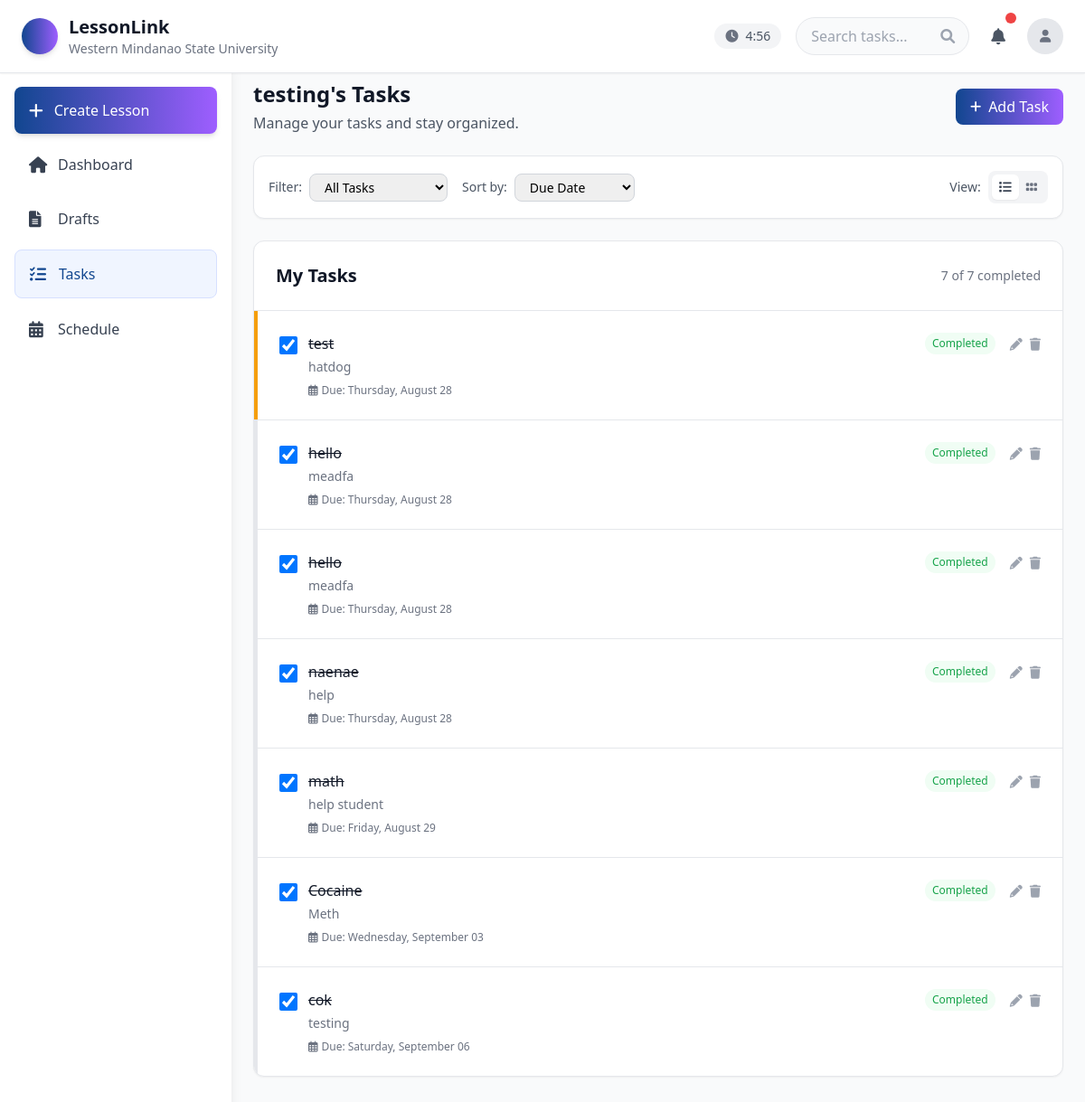
The app's page /task/ (signed in) with its own data.
### lesson/models.py (models this page shows, shortened)
class User(models.Model):
    ROLE = [
        ('Student Teacher', 'Student Teacher'),
        ('Teacher', 'Teacher'),
        ('Department Head', 'Department Head'),
    ]
    email = models.EmailField(unique=True)
    password = models.CharField(max_length=128)
    first_name = models.CharField(max_length=100)
    middle_name = models.CharField(max_length=100, blank=True, null=True)
    last_name = models.CharField(max_length=100)
    dob = models.DateField()
    role = models.CharField(max_length=100, choices=ROLE)
    rank = models.CharField(max_length=100)
    department = models.CharField(max_length=100)
    affiliations = models.TextField(blank=True, null=True)

class Task(models.Model):
    PRIORITY_CHOICES = [
        ('low', 'Low Priority'),
        ('medium', 'Medium Priority'),
        ('high', 'High Priority'),
    ]
    STATUS_CHOICES = [
        ('pending', 'Pending'),
        ('completed', 'Completed'),
    ]
    user = models.ForeignKey(User, on_delete=models.CASCADE)
    title = models.CharField(max_length=200)
    description = models.TextField(blank=True, null=True)
    priority = models.CharField(max_length=10, choices=PRIORITY_CHOICES, default='medium')
    status = models.CharField(max_length=10, choices=STATUS_CHOICES, default='pending')
    due_date = models.DateField(blank=True, null=True)
    due_time = models.TimeField(blank=True, null=True)
    created_at = models.DateTimeField(auto_now_add=True)
    updated_at = models.DateTimeField(auto_now=True)
    class Meta:
        ordering = ['-created_at']
    def display_due_date(self):
        if not self.due_date:
            return "No due date"
        due_date = self._get_date(self.due_date)
        today = timezone.now().date()
        tomorrow = today + timezone.timedelta(days=1)
        if due_date == today:
            return "Today"
        elif due_date == tomorrow:
            return "Tomorrow"
        else:
            return due_date.strftime('%A, %B %d')
    def display_due_datetime(self):
        if not self.due_date:
            return "No due date"
        due_date = self._get_date(self.due_date)
        date_str = self.display_due_date()
        if self.due_time:
            due_time = self._get_time(self.due_time)
            time_str = due_time.strftime('%I:%M %p')
            return f"{date_str}, {time_str}"
        return date_str
    def _get_date(self, value):
        if isinstance(value, str):
            return datetime.strptime(value, "%Y-%m-%d").date()
        return value

### lesson/views.py (the view)
# urls.py: path('task/', task, name='task'),
def task(request):
    user_id = request.session.get('user_id')
    if not user_id:
        messages.error(request, "Please log in to access tasks.")
        return redirect('login')
    try:
        user = User.objects.get(id=user_id)
        tasks = Task.objects.filter(user=user)
        filter_type = request.GET.get('filter', 'all')
        if filter_type == 'completed':
            tasks = tasks.filter(status='completed')
        elif filter_type == 'pending':
            tasks = tasks.filter(status='pending')
        elif filter_type in ['high', 'medium', 'low']:
            tasks = tasks.filter(priority=filter_type)
        sort_by = request.GET.get('sort', 'due-date')
        if sort_by == 'priority':
            priority_order = {'high': 0, 'medium': 1, 'low': 2}
            tasks = sorted(tasks, key=lambda x: priority_order[x.priority])
        elif sort_by == 'created':
            tasks = tasks.order_by('-created_at')
        elif sort_by == 'alphabetical':
            tasks = tasks.order_by('title')
        else:  # due-date (default)
            tasks = tasks.order_by('due_date', 'due_time')
        completed_count = Task.objects.filter(user=user, status='completed').count()
        total_count = Task.objects.filter(user=user).count()
        return render(request, 'task.html', {
            'user': user,
            'tasks': tasks,
            'completed_count': completed_count,
            'total_count': total_count,
            'current_filter': filter_type,
            'current_sort': sort_by
        })
    except User.DoesNotExist:
        messages.error(request, "User account not found. Please log in again.")
        if 'user_id' in request.session:
            del request.session['user_id']
        return redirect('login')

### lesson/templates/task.html (shortened to what this page needs)
{% load static %}
<!DOCTYPE html>
<html lang="en">
<head>
    <script src="https://cdn.tailwindcss.com"></script>
    <link href="https://cdnjs.cloudflare.com/ajax/libs/font-awesome/6.0.0/css/all.min.css" rel="stylesheet">
</head>
<body class="bg-gray-50 min-h-screen">
    <header class="bg-white shadow-sm border-b fixed top-0 left-0 right-0 z-40">
        <div class="flex items-center justify-between px-4 py-3 md:px-6 md:py-4">
            <div class="flex items-center space-x-2 md:space-x-3 flex-1 md:flex-none">
                <div class="w-8 h-8 md:w-10 md:h-10 bg-gradient-to-r from-[#11468F] to-[#9E5EFF] rounded-full shadow-md"></div>
                <div class="hidden sm:block">
                    <h1 class="text-lg md:text-xl font-bold text-gray-900">LessonLink</h1>
                    <p class="text-xs md:text-sm text-gray-500 hidden lg:block">Western Mindanao State University</p>
                </div>
            </div>
            <div class="flex items-center space-x-1 md:space-x-4">
                <div class="hidden md:flex items-center space-x-2 bg-gray-100 px-3 py-1 rounded-full">
                    <i class="fas fa-clock text-gray-500 text-sm"></i>
                    <span id="session-timer" class="text-sm text-gray-600">5:00</span>
                </div>
                <div class="relative hidden lg:block">
                    <input type="text" placeholder="Search tasks..."
                        class="w-48 xl:w-64 px-4 py-2 bg-gray-50 border border-gray-200 rounded-full focus:outline-none focus:ring-2 focus:ring-purple-500 focus:border-transparent transition-all">
                    <i class="fas fa-search absolute right-4 top-1/2 transform -translate-y-1/2 text-gray-400"></i>
                </div>
                <div class="relative">
                    <button id="notification-btn"
                        class="relative p-2 text-gray-600 hover:bg-gray-100 rounded-lg transition-colors">
                        <i class="fas fa-bell text-sm md:text-lg"></i>
                        <span id="notification-badge"
                            class="absolute -top-1 -right-1 w-2 h-2 md:w-3 md:h-3 bg-red-500 rounded-full hidden"></span>
                    </button>
                </div>
                <div class="relative">
                    <button id="profile-btn"
                        class="w-8 h-8 md:w-10 md:h-10 rounded-full bg-gray-200 flex items-center justify-center hover:bg-gray-300 transition-colors">
                        <i class="fas fa-user text-gray-500 text-xs md:text-sm"></i>
                    </button>
                </div>
            </div>
        </div>
    </header>
    <div class="flex pt-16">
        <aside id="sidebar"
            class="w-64 bg-white shadow-lg h-screen fixed md:static -translate-x-full md:translate-x-0 sidebar-transition z-30">
            <nav class="p-4 pt-8 space-y-2">
                <a href="{% url 'lesson_planner' %}"><button
                    class="w-full flex items-center space-x-3 px-4 py-3 bg-gradient-to-r from-[#11468F] to-[#9E5EFF] text-white rounded-lg hover:from-[#0d3a7a] hover:to-[#8c4de6] transition-all shadow-md text-sm md:text-base">
                    <i class="fas fa-plus text-sm md:text-lg"></i>
                    <span class="font-medium">Create Lesson</span>
                </button></a>
                <a href="{% url 'dashboard' %}"
                    class="flex items-center space-x-3 px-4 py-3 text-gray-700 hover:bg-[#f0f5ff] rounded-lg transition-colors group text-sm md:text-base">
                    <i class="fas fa-home text-sm md:text-lg w-5 group-hover:text-[#11468F] transition-colors"></i>
                    <span>Dashboard</span>
                </a>
                <a href="{% url 'draft' %}"
                    class="flex items-center space-x-3 px-4 py-3 text-gray-700 hover:bg-[#f0f5ff] rounded-lg transition-colors group text-sm md:text-base">
                    <i class="fas fa-file-alt text-sm md:text-lg w-5 group-hover:text-[#11468F] transition-colors"></i>
                    <span>Drafts</span>
                </a>
                <a href="{% url 'task' %}"
                    class="flex items-center space-x-3 px-4 py-3 text-[#11468F] bg-[#f0f5ff] rounded-lg border border-[#d6e0ff] text-sm md:text-base">
                    <i class="fas fa-tasks text-sm md:text-lg w-5"></i>
                    <span class="font-medium">Tasks</span>
                </a>
                <a href="{% url 'schedule' %}"
                    class="flex items-center space-x-3 px-4 py-3 text-gray-700 hover:bg-[#f0f5ff] rounded-lg transition-colors group text-sm md:text-base">
                    <i class="fas fa-calendar-alt text-sm md:text-lg w-5 group-hover:text-[#11468F] transition-colors"></i>
                    <span>Schedule</span>
                </a>
            </nav>
        </aside>
        <main class="flex-1 p-3 md:p-6 md:ml-0">
            <div class="mb-4 md:mb-6">
                <div class="flex items-center justify-between mb-4">
                    <div>
                        <h1 class="text-xl md:text-2xl font-bold text-gray-900">{{ user.first_name }}'s Tasks</h1>
                        <p class="text-gray-600 mt-1 text-sm md:text-base">Manage your tasks and stay organized.</p>
                    </div>
                    <button id="add-task-btn"
                        class="flex items-center space-x-2 px-3 py-2 md:px-4 md:py-2 bg-gradient-to-r from-[#11468F] to-[#9E5EFF] text-white rounded-lg hover:from-[#0d3a7a] hover:to-[#8c4de6] transition-colors text-sm md:text-base">
                        <i class="fas fa-plus text-xs md:text-sm"></i>
                        <span>Add Task</span>
                    </button>
                </div>
            </div>
            <div class="bg-white rounded-xl shadow-sm border border-gray-200 p-4 mb-6">
                <div class="flex flex-wrap items-center gap-4">
                    <div class="flex items-center space-x-2">
                        <span class="text-sm text-gray-600">Filter:</span>
                        <select id="filter-select" class="border border-gray-300 rounded-lg px-3 py-1 text-sm focus:ring-2 focus:ring-blue-500 focus:border-transparent">
                            <option value="all" {% if current_filter == 'all' %}selected{% endif %}>All Tasks</option>
                        </select>
                    </div>
                    <div class="flex items-center space-x-2">
                        <span class="text-sm text-gray-600">Sort by:</span>
                        <select id="sort-select" class="border border-gray-300 rounded-lg px-3 py-1 text-sm focus:ring-2 focus:ring-blue-500 focus:border-transparent">
                            <option value="due-date" {% if current_sort == 'due-date' %}selected{% endif %}>Due Date</option>
                        </select>
                    </div>
                    <div class="flex items-center space-x-2 ml-auto">
                        <span class="text-sm text-gray-600">View:</span>
                        <div class="flex bg-gray-100 rounded-lg p-1">
                            <button class="p-1 px-2 rounded-md bg-white shadow-sm text-gray-700 text-sm">
                                <i class="fas fa-list"></i>
                            </button>
                            <button class="p-1 px-2 rounded-md text-gray-500 hover:text-gray-700 text-sm">
                                <i class="fas fa-grip-horizontal"></i>
                            </button>
                        </div>
                    </div>
                </div>
            </div>
            <div class="bg-white rounded-xl shadow-sm border border-gray-200 overflow-hidden">
                <div class="flex items-center justify-between p-4 md:p-6 border-b border-gray-200">
                    <h2 class="text-lg md:text-xl font-semibold text-gray-900">My Tasks</h2>
                    <span class="text-sm text-gray-500">{{ completed_count }} of {{ total_count }} completed</span>
                </div>
                <div class="divide-y divide-gray-200" id="tasks-container">
                    {% for task in tasks %}
                    <div class="task-item priority-{{ task.priority }} p-4 md:p-6 flex items-start" data-task-id="{{ task.id }}">
                        <input type="checkbox" class="task-checkbox mt-1 h-5 w-5 text-blue-600 rounded focus:ring-blue-500"
                               data-task-id="{{ task.id }}" {% if task.status == 'completed' %}checked{% endif %}>
                        <div class="ml-3 flex-1">
                            <div class="flex items-center justify-between">
                                <span class="task-text text-sm md:text-base font-medium text-gray-900 {% if task.status == 'completed' %}line-through text-gray-400{% endif %}">
                                    {{ task.title }}
                                </span>
                                <span class="text-xs font-medium px-2 py-1 rounded-full
                                    {% if task.status == 'completed' %}text-green-600 bg-green-50
                                    {% elif task.priority == 'high' %}text-red-600 bg-red-50
                                    {% elif task.priority == 'medium' %}text-yellow-600 bg-yellow-50
                                    {% else %}text-green-600 bg-green-50{% endif %}">
                                    {% if task.status == 'completed' %}Completed
                                    {% else %}{{ task.priority|title }} Priority{% endif %}
                                </span>
                            </div>
                            {% if task.description %}
                            <p class="text-sm text-gray-500 mt-1">{{ task.description }}</p>
                            {% endif %}
                            <div class="flex items-center mt-2 text-xs text-gray-500">
                                <i class="far fa-calendar-alt mr-1"></i>
                                <span>
                                    {% if task.due_date %}
                                        Due: {{ task.display_due_datetime }}
                                    {% else %}
                                        No due date
                                    {% endif %}
                                </span>
                            </div>
                        </div>
                        <div class="flex space-x-2 ml-4">
                            <button class="text-gray-400 hover:text-gray-600">
                                <i class="fas fa-pencil-alt text-sm"></i>
                            </button>
                            <button class="text-gray-400 hover:text-red-500 delete-task-btn" data-task-id="{{ task.id }}">
                                <i class="fas fa-trash text-sm"></i>
                            </button>
                        </div>
                    </div>
                    {% empty %}
                    <div class="p-8 text-center">
                        <i class="fas fa-tasks text-4xl text-gray-300 mb-4"></i>
                        <p class="text-gray-500">No tasks found. Create your first task to get started!</p>
                    </div>
                    {% endfor %}
                </div>
            </div>
        </main>
    </div>
</body>
</html>

### lesson/templates/task.html (style rules this page uses)
.sidebar-transition { transition: transform 0.3s cubic-bezier(0.4, 0, 0.2, 1); }
.task-item { transition: all 0.2s ease; border-left: 4px solid; }
.priority-high { border-left-color: #ef4444; }
.priority-medium { border-left-color: #f59e0b; }
.priority-low { border-left-color: #10b981; }

### records on screen
User: first_name "testing"
Task: status "☑", title "test", shows "Completed", description "hatdog", display_due_datetime "Thursday, August 28"
Task: status "☑", title "hello", shows "Completed", description "meadfa", display_due_datetime "Thursday, August 28"
Task: status "☑", title "hello", shows "Completed", description "meadfa", display_due_datetime "Thursday, August 28"
Task: status "☑", title "naenae", shows "Completed", description "help", display_due_datetime "Thursday, August 28"
Task: status "☑", title "math", shows "Completed", description "help student", display_due_datetime "Friday, August 29"
Task: status "☑", title "Cocaine", shows "Completed", description "Meth", display_due_datetime "Wednesday, September 03"
Task: status "☑", title "cok", shows "Completed", description "testing", display_due_datetime "Saturday, September 06"

### other values on screen
{{ completed_count }} "7"
{{ total_count }} "7"
